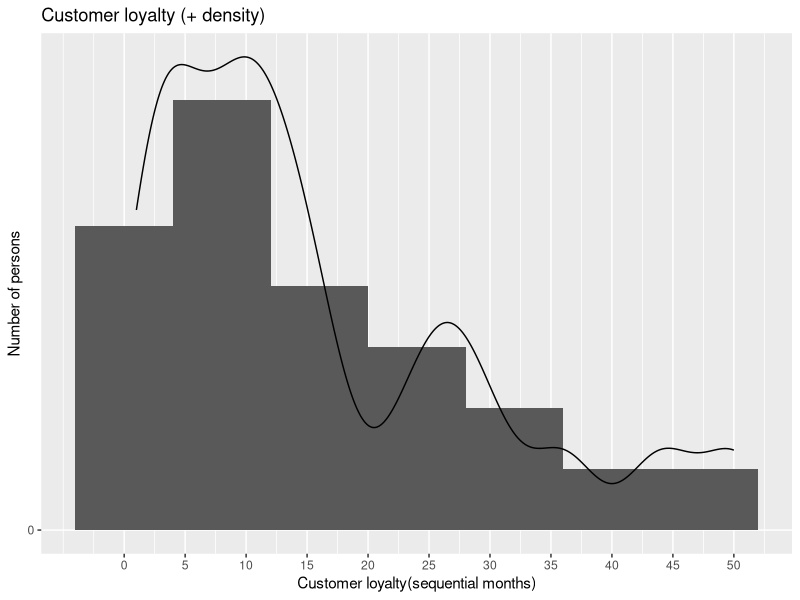
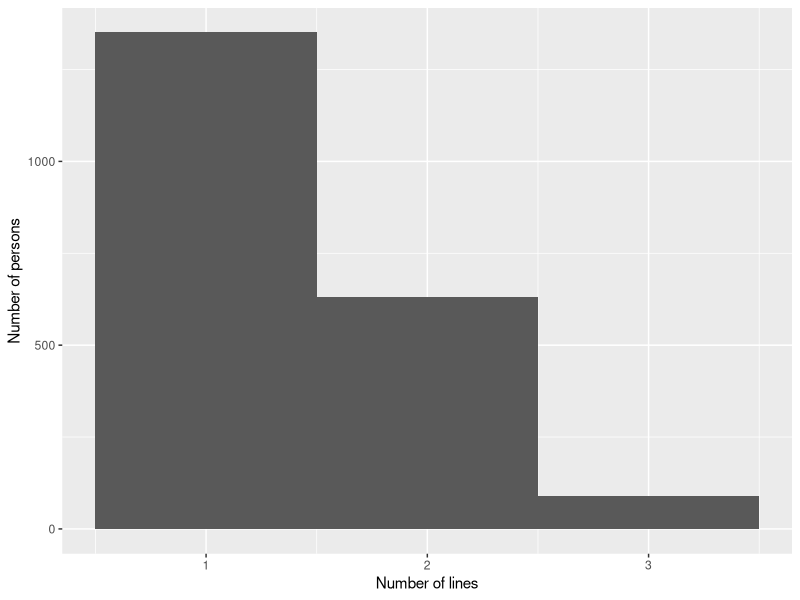
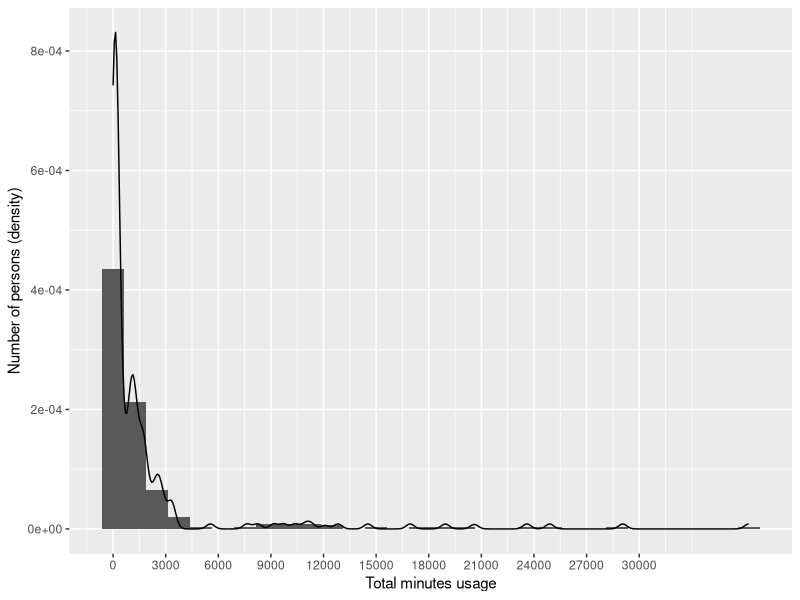
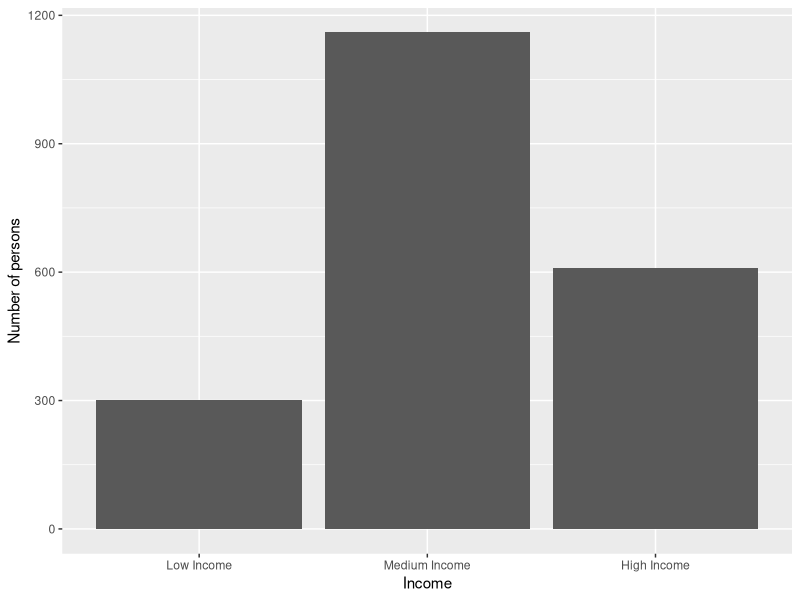
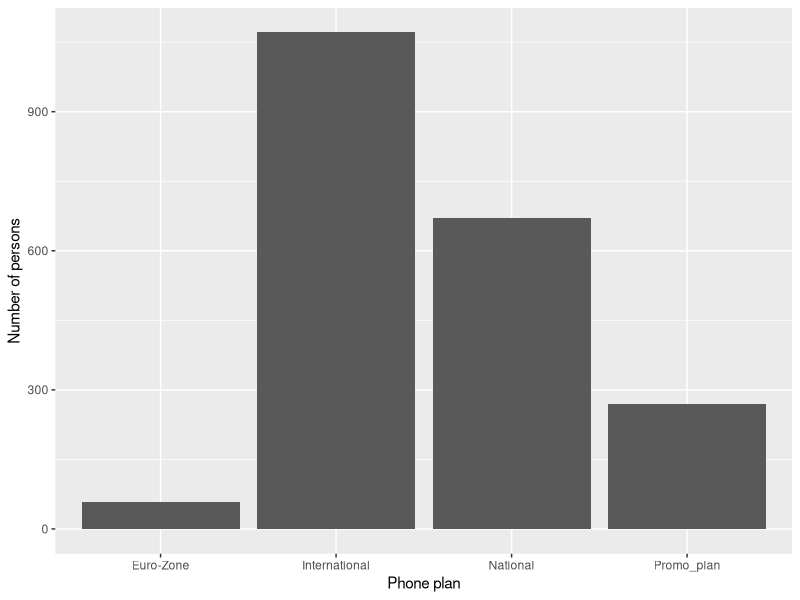
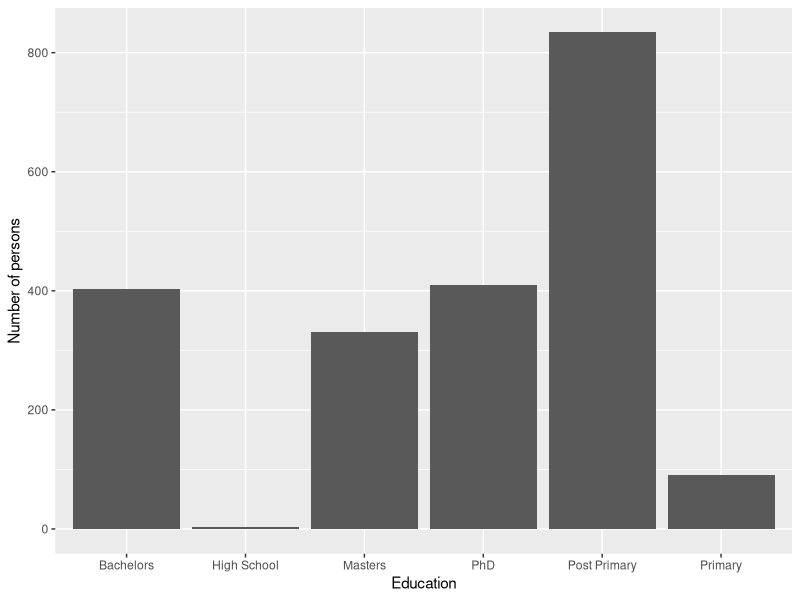
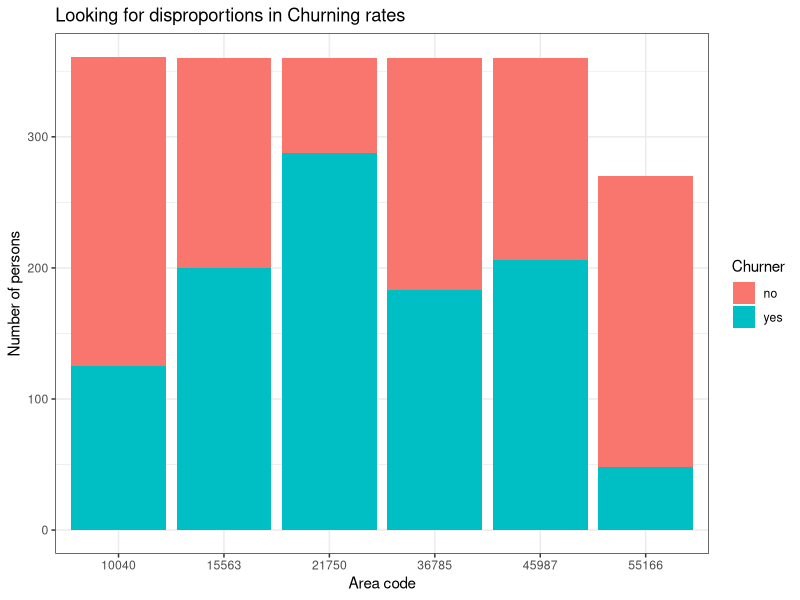
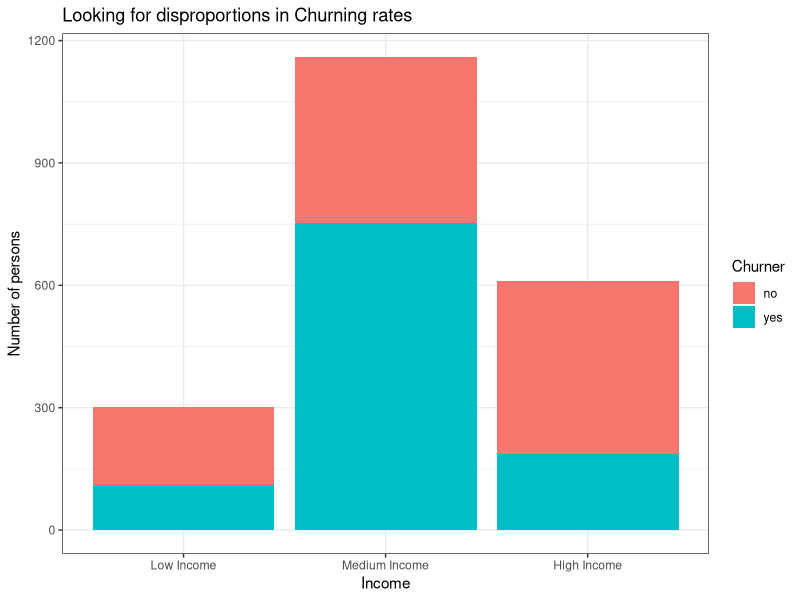

These figures' R source, in order:
## ---- chunk 1
library(knitr)
opts_chunk$set(tidy.opts=list(width.cutoff=60),tidy=TRUE)
## ---- chunk 2
#install.packages("ggplot2")
library(ggplot2)
## ---- chunk 3
phones <- read.csv("./eurocomPHONEchurners.csv")
head(phones)
## ---- chunk 4
count_na <- sapply(phones, function(y) sum(length(which(is.na(y) | y == ""))))
na_df <- data.frame(count_na)

subset(na_df, na_df$count_na > 0)
## ---- chunk 5
replace_na_with_median <- function(col) {
  median_without_na <- median(col, na.rm=TRUE)
  col[is.na(col)] <- median_without_na
  return(col)
}
## ---- chunk 6
phones$MINUTES_3MONTHS_AGO <- replace_na_with_median(phones$MINUTES_3MONTHS_AGO)
## ---- chunk 7
phones$CUST_MOS <- replace_na_with_median(phones$CUST_MOS)
## ---- chunk 8
phones$TOT_MINUTES_USAGE <- replace_na_with_median(phones$TOT_MINUTES_USAGE)
## ---- chunk 9
get_mode <- function(x){
  xtable <- table(x)
  idx <- xtable == max(xtable)
  names(xtable)[idx]
}
## ---- chunk 10
get_modes <- function(x){
  if(class(x) =="numeric" | class(x)=="integer") return("X")
  xtable <- table(x)
  idx <- xtable == max(xtable)
  names(xtable)[idx]
}
## ---- chunk 11
phones_male <- phones[phones$GENDER == 'M',]

modes_male <- data.frame(sapply(phones_male, get_modes))
names(modes_male)[1] <- "MODE_MALE"
modes_male <- subset(modes_male, MODE_MALE!='X')

modes_male
## ---- chunk 12
phones_female <- phones[phones$GENDER == 'F',]

modes_female <- data.frame(sapply(phones_female, get_modes))
names(modes_female)[1] <- "MODE_FEMALE"
modes_female <- subset(modes_female, MODE_FEMALE!='X')

modes_female
## ---- chunk 13
phones$PHONE_PLAN[phones$PHONE_PLAN == "" & phones$GENDER=='M'] <- get_mode(phones$PHONE_PLAN[phones$GENDER=='M'])
phones$PHONE_PLAN[phones$PHONE_PLAN == "" & phones$GENDER=='F'] <- get_mode(phones$PHONE_PLAN[phones$GENDER=='F'])
## ---- chunk 14
phones$EDUCATION[phones$EDUCATION == "" & phones$GENDER=='M'] <- get_mode(phones$EDUCATION[phones$GENDER=='M'])
phones$EDUCATION[phones$EDUCATION == "" & phones$GENDER=='F'] <- get_mode(phones$EDUCATION[phones$GENDER=='F'])
## ---- chunk 15
phones$AREA_CODE[phones$AREA_CODE == "" & phones$GENDER=='M'] <- get_mode(phones$AREA_CODE[phones$GENDER=='M'])
phones$AREA_CODE[phones$AREA_CODE == "" & phones$GENDER=='F'] <- get_mode(phones$AREA_CODE[phones$GENDER=='F'])
## ---- chunk 16
phones$LONGDIST_FLAG[phones$LONGDIST_FLAG == "" & phones$GENDER=='M'] <- get_mode(phones$LONGDIST_FLAG[phones$GENDER=='M'])
phones$LONGDIST_FLAG[phones$LONGDIST_FLAG == "" & phones$GENDER=='F'] <- get_mode(phones$LONGDIST_FLAG[phones$GENDER=='F'])
## ---- chunk 17
phones$CALLWAITING_FLAG[phones$CALLWAITING_FLAG == "" & phones$GENDER=='M'] <- get_mode(phones$CALLWAITING_FLAG[phones$GENDER=='M'])
phones$CALLWAITING_FLAG[phones$CALLWAITING_FLAG == "" & phones$GENDER=='F'] <- get_mode(phones$CALLWAITING_FLAG[phones$GENDER=='F'])
## ---- chunk 18
phones$VOICEMAIL_FLAG[phones$VOICEMAIL_FLAG == "" & phones$GENDER=='M'] <- get_mode(phones$VOICEMAIL_FLAG[phones$GENDER=='M'])
phones$VOICEMAIL_FLAG[phones$VOICEMAIL_FLAG == "" & phones$GENDER=='F'] <- get_mode(phones$VOICEMAIL_FLAG[phones$GENDER=='F'])
## ---- chunk 19
phones$MOBILE_PLAN[phones$MOBILE_PLAN == "" & phones$GENDER=='M'] <- get_mode(phones$MOBILE_PLAN[phones$GENDER=='M'])
phones$MOBILE_PLAN[phones$MOBILE_PLAN == "" & phones$GENDER=='F'] <- get_mode(phones$MOBILE_PLAN[phones$GENDER=='F'])
## ---- chunk 20
head(phones$INCOME)
## ---- chunk 21
phones$INCOME <- cut(phones$INCOME, breaks = c(0, 37999, 88000, max(phones$INCOME)), include.lowest = TRUE, labels = c("Low Income", "Medium Income","High Income"))

head(phones$INCOME)
## ---- chunk 22
get_mode(phones$AREA_CODE)
summary(phones$CUST_MOS)
get_mode(phones$LONGDIST_FLAG)
get_mode(phones$CALLWAITING_FLAG)
summary(phones$NUM_LINES)
get_mode(phones$VOICEMAIL_FLAG)
get_mode(phones$MOBILE_PLAN)
get_mode(phones$CONVERGENT_BILLING)
get_mode(phones$GENDER)
get_mode(phones$INCOME)
get_mode(phones$PHONE_PLAN)
get_mode(phones$EDUCATION)
summary(phones$TOT_MINUTES_USAGE)

## ---- chunk 23
ggplot(data=phones ,aes(phones$CUST_MOS)) + geom_histogram(binwidth=8,aes(y = ..density..))  + scale_x_continuous(breaks = seq(0,60,5)) + scale_y_continuous(breaks = seq(0,1000,50)) + labs(x="Customer loyalty(sequential months)" ,y="Number of persons", title="Customer loyalty (+ density)") + geom_density()
## ---- chunk 24
ggplot(data=phones ,aes(phones$NUM_LINES)) + geom_histogram(binwidth=1) + scale_x_continuous(breaks = 0:3) + labs(x="Number of lines" ,y="Number of persons")
## ---- chunk 25
ggplot(data=phones ,aes(phones$TOT_MINUTES_USAGE)) + geom_histogram(bins = 30, aes(y = ..density..)) +  scale_x_continuous(breaks = seq(0, 30000, 3000)) + labs(x="Total minutes usage" ,y="Number of persons (density)") + geom_density()
## ---- chunk 26
ggplot(data=phones ,aes(phones$INCOME)) + geom_histogram(stat="count") + labs(x="Income" ,y="Number of persons")
## ---- chunk 27
ggplot(data=phones ,aes(phones$PHONE_PLAN)) + geom_histogram(stat="count") + labs(x="Phone plan" ,y="Number of persons")
## ---- chunk 28
ggplot(data=phones ,aes(phones$EDUCATION)) + geom_histogram(stat="count")   + labs(x="Education" ,y="Number of persons")
## ---- chunk 29
ggplot(data=phones ,aes(x=phones$AREA_CODE, group=phones$CHURNER, fill=phones$CHURNER)) + geom_histogram(stat="count") + theme_bw()   + labs(x="Area code" ,y="Number of persons", title="Looking for disproportions in Churning rates", fill="Churner")
## ---- chunk 30
ggplot(data=phones ,aes(x=phones$INCOME, group=phones$CHURNER, fill=phones$CHURNER)) + geom_histogram(stat="count") + theme_bw()   + labs(x="Income" ,y="Number of persons", title="Looking for disproportions in Churning rates", fill="Churner")
## ---- chunk 31
ggplot(data=phones ,aes(x=phones$PHONE_PLAN, group=phones$CHURNER, fill=phones$CHURNER)) + geom_histogram(stat="count") + theme_bw()   + labs(x="Phone plan" ,y="Number of persons", title="Looking for disproportions in Churning rates", fill="Churner")
## ---- chunk 32
ggplot(data=phones ,aes(x=phones$TOT_MINUTES_USAGE, group=phones$CHURNER, fill=phones$CHURNER)) + geom_histogram(bins = 5) +  scale_x_continuous(breaks = seq(0, 30000, 5000))  + labs(x="Total minutes usage" ,y="Number of persons", title="Looking for disproportions in Churning rates", fill="Churner")
## ---- chunk 33
ggplot(data=phones ,aes(x=phones$CUST_MOS, group=phones$CHURNER, fill=phones$CHURNER)) + geom_histogram(binwidth=5) + scale_x_continuous(breaks = seq(0,50,5))   + labs(x="Customer loyalty (sequential months)" ,y="Number of persons", title="Looking for disproportions in Churning rates", fill="Churner")
## ---- chunk 34
ggplot(data=phones ,aes(x=phones$NUM_LINES, group=phones$CHURNER, fill=phones$CHURNER)) + geom_histogram(binwidth=1, position="dodge") + scale_x_continuous(breaks = 0:3)   + labs(x="Number of lines" ,y="Number of persons", title="Looking for disproportions in Churning rates", fill="Churner")
## ---- chunk 35
ggplot(data=phones ,aes(x=phones$EDUCATION, group=phones$CHURNER, fill=phones$CHURNER)) + geom_histogram(stat="count")  + labs(x="Education" ,y="Number of persons", title="Looking for disproportions in Churning rates", fill="Churner")
## ---- chunk 36
ggplot(data=phones ,aes(x=phones$GENDER, group=phones$CHURNER, fill=phones$CHURNER)) + geom_histogram(stat="count", position="dodge")  + labs(x="Gender" ,y="Number of persons", title="Looking for disproportions in Churning rates", fill="Churner")
## ---- chunk 37
ggplot(data=phones ,aes(x=phones$CONVERGENT_BILLING, group=phones$CHURNER, fill=phones$CHURNER)) + geom_histogram(stat="count")  + labs(x="Convergent billing" ,y="Number of persons", title="Looking for disproportions in Churning rates", fill="Churner")
## ---- chunk 38
cust_mos_skew <-(3*(mean(phones$CUST_MOS)-median(phones$CUST_MOS)))/sd(phones$CUST_MOS)
cust_mos_skew
## ---- chunk 39
num_lines_skew <-(3*(mean(phones$NUM_LINES)-median(phones$NUM_LINES)))/sd(phones$NUM_LINES)
num_lines_skew
## ---- chunk 40
tot_minutes_usage_skew <-(3*(mean(phones$TOT_MINUTES_USAGE)-median(phones$TOT_MINUTES_USAGE)))/sd(phones$TOT_MINUTES_USAGE)
tot_minutes_usage_skew
## ---- chunk 41
ggplot(data=phones ,aes(phones$CHURNER, phones$CUST_MOS)) + geom_boxplot() + labs(x="Churner" ,y="Customer loyalty")
## ---- chunk 42
ggplot(data=phones ,aes(phones$CHURNER, phones$TOT_MINUTES_USAGE)) + geom_boxplot() + labs(x="Churner" ,y="Total minutes of usage")
## ---- chunk 43
summary(phones$TOT_MINUTES_USAGE)
IQR <- 1677-116
lower_bound <- 116 - (IQR*1.5)
upper_bound <- 1677 + (IQR*1.5)

nrow(phones[phones$TOT_MINUTES_USAGE < lower_bound | phones$TOT_MINUTES_USAGE > upper_bound,])
## ---- chunk 44
# Z score
z_score_tot_minutes_usage <- scale(phones$TOT_MINUTES_USAGE, center = TRUE, scale = TRUE)
# same as (phones$TOT_MINUTES_USAGE - mean(phones$TOT_MINUTES_USAGE))/sd(phones$TOT_MINUTES_USAGE)
summary(z_score_tot_minutes_usage)

z_range <- table(z_score_tot_minutes_usage > -3 & z_score_tot_minutes_usage < 3)
z_range[names(z_range)==FALSE]


## ---- chunk 45
tot_mins_before_transfo <- (3*(mean(phones$TOT_MINUTES_USAGE)-median(phones$TOT_MINUTES_USAGE)))/sd(phones$TOT_MINUTES_USAGE)
tot_mins_before_transfo
## ---- chunk 46
tot_mins_z_score <- (3*(mean(z_score_tot_minutes_usage)-median(z_score_tot_minutes_usage)))/sd(z_score_tot_minutes_usage)
tot_mins_z_score
## ---- chunk 47
natural_log_transfo <- log(phones$TOT_MINUTES_USAGE[phones$TOT_MINUTES_USAGE != 0])
natural_log_transfo_skewness <- (3*(mean(natural_log_transfo)-median(natural_log_transfo)))/sd(natural_log_transfo)

natural_log_transfo_skewness
## ---- chunk 48
square_root_transfo <- sqrt(phones$TOT_MINUTES_USAGE)
square_root_transfo_skewness <- (3*(mean(square_root_transfo)-median(square_root_transfo)))/sd(square_root_transfo)

square_root_transfo_skewness
## ---- chunk 49
ggplot(data=phones ,aes(x=phones$TOT_MINUTES_USAGE, y=phones$MINUTES_CURR_MONTH + phones$MINUTES_PREV_MONTH + phones$MINUTES_3MONTHS_AGO)) + geom_point() + labs(x="Total minutes usage" ,y="Addition of minutes current month, last month, 3 months ago", title="Correlation between minutes of usage")
## ---- chunk 50
ggplot(data=phones ,aes(x=phones$TOT_MINUTES_USAGE, y=phones$CUST_MOS)) + geom_point() + labs(y="Customer fidelity (sequential months)" ,x="Total minutes usage", title="Correlation between minutes of usage and customer fidelity")
## ---- chunk 51
ggplot(data=phones ,aes(x=phones$NUM_LINES, y=phones$CUST_MOS)) + geom_point() + labs(y="Customer fidelity (sequential months)" ,x="number of lines", title="Correlation between number of lines and customer fidelity")
## ---- chunk 52
ggplot(data=phones ,aes(x=phones$NUM_LINES, y=phones$TOT_MINUTES_USAGE)) + geom_point() + labs(y="Total minutes usage" ,x="number of lines", title="Correlation between total minutes usage and number of lines")
## ---- chunk 53
covariance_minutes <- cov(phones$TOT_MINUTES_USAGE, phones$MINUTES_CURR_MONTH + phones$MINUTES_PREV_MONTH + phones$MINUTES_3MONTHS_AGO)
covariance_minutes

correlation_minutes <- covariance_minutes / (sd(phones$TOT_MINUTES_USAGE)*sd(phones$MINUTES_CURR_MONTH + phones$MINUTES_PREV_MONTH + phones$MINUTES_3MONTHS_AGO))
correlation_minutes
## ---- chunk 54
covariance_minutes_fid <- cov(phones$TOT_MINUTES_USAGE, phones$CUST_MOS)
covariance_minutes_fid

correlation_minutes_fid <- covariance_minutes_fid / (sd(phones$TOT_MINUTES_USAGE)*sd(phones$CUST_MOS))
correlation_minutes_fid
## ---- chunk 55
covariance_lines_fid <- cov(phones$NUM_LINES, phones$CUST_MOS)
covariance_lines_fid

correlation_lines_fid <- covariance_lines_fid / (sd(phones$NUM_LINES)*sd(phones$CUST_MOS))
correlation_lines_fid
## ---- chunk 56
covariance_lines_minutes <- cov(phones$NUM_LINES, phones$TOT_MINUTES_USAGE)
covariance_lines_minutes

correlation_lines_minutes <- covariance_lines_minutes / (sd(phones$NUM_LINES)*sd(phones$TOT_MINUTES_USAGE))
correlation_lines_minutes
## ---- chunk 57
keep <- c("INCOME", "PHONE_PLAN", "EDUCATION", "AREA_CODE", "CUS_MOS", "CHURNER", "CONVERGENT_BILLING")
phones_learning <- phones[ , (names(phones) %in% keep)]
phones_learning$AREA_CODE <- as.factor(phones_learning$AREA_CODE)
head(phones_learning)
## ---- chunk 58
write.csv(phones_learning ,file="./learning_churners.csv")
